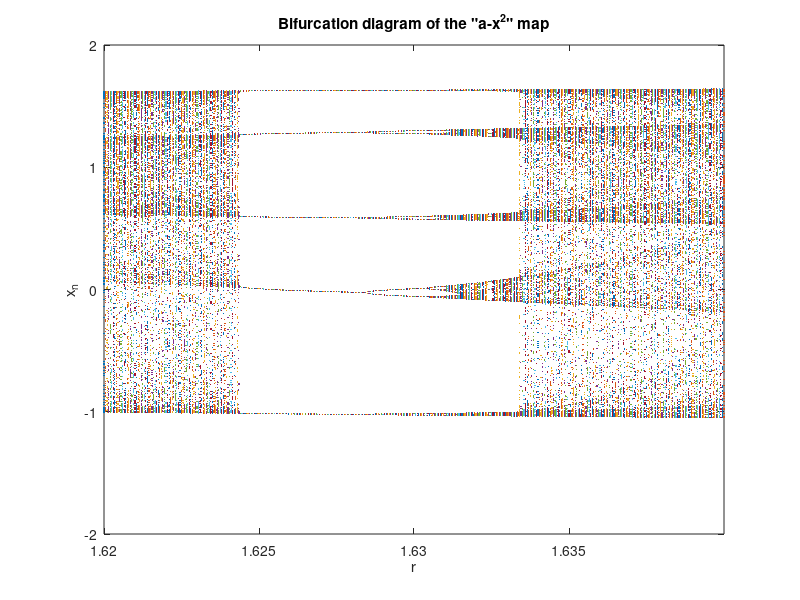

MATLAB code to generate this figure:
Npre = 2500; Nplot = 200; 
x = zeros(Nplot,1); 
for r = 1.62:0.00005:1.64, 
  x(1) = 1.63; 
  for n = 1:Npre, 
    x(1) = r-x(1)^2; 
  end, 
  for n = 1:Nplot-1, 
    x(n+1) = r-x(n)^2; 
  end, 
  plot(r*ones(Nplot,1), x, '.', 'markersize', 2); 
  hold on; 
end, 
title('Bifurcation diagram of the "a-x^2" map'); 
xlabel('r');  ylabel('x_n'); 
set(gca, 'xlim', [1.62 1.64]);
set(gca, 'ylim', [-2 2]);
hold off;